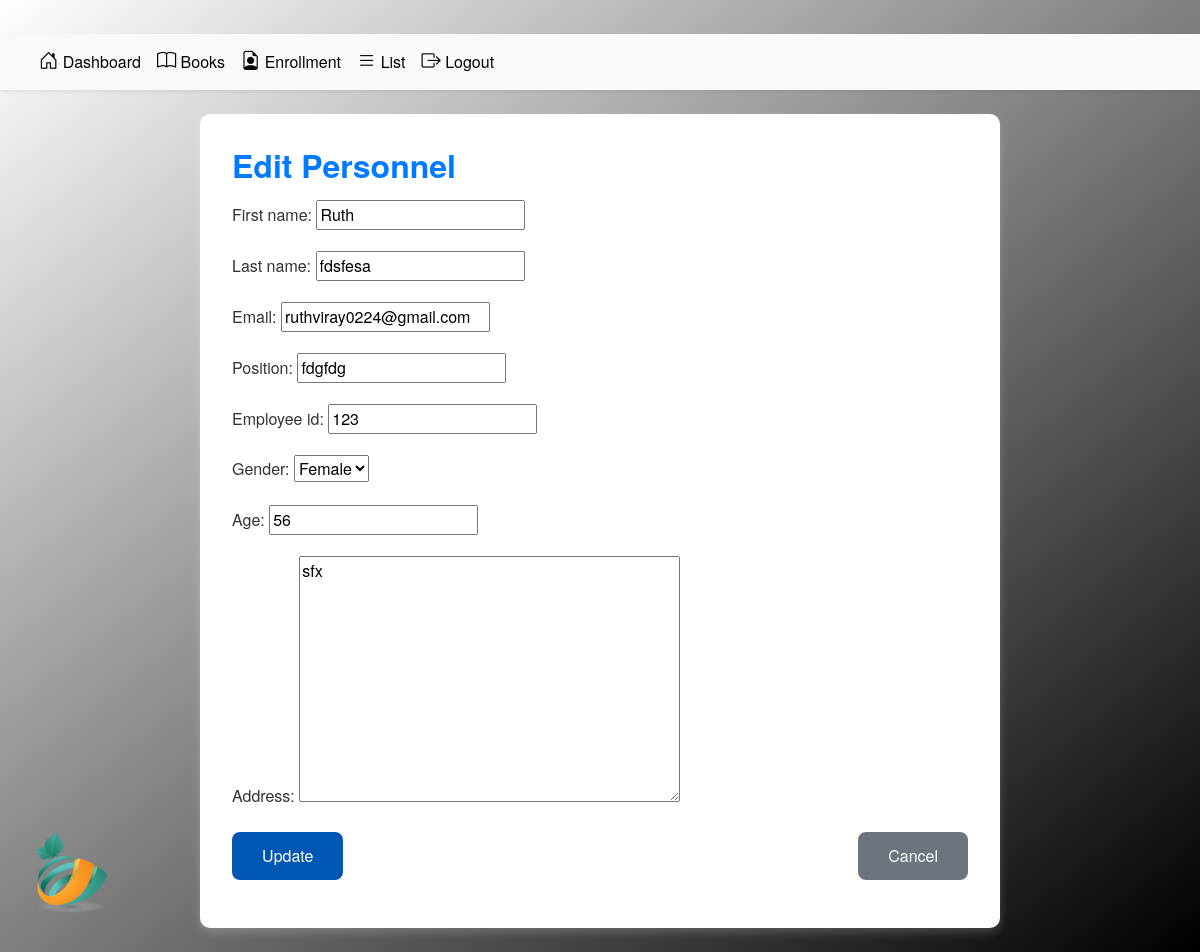
Page /personnel/3/update/ on the committed database.
### app/models.py (models this page shows, shortened)
class Personnel(models.Model):
    first_name = models.CharField(max_length=100)
    last_name = models.CharField(max_length=100)
    email = models.EmailField()
    position = models.CharField(max_length=100)
    employee_id = models.CharField(max_length=100)
    gender = models.CharField(max_length=50)
    age = models.IntegerField()
    address = models.TextField()

### app/views.py (the view)
# urls.py: path('personnel/<int:pk>/update/', views.PersonnelUpdateView.as_view(), name='personnel_update'),
class PersonnelUpdateView(UpdateView):
    model = Personnel
    form_class = PersonnelForm
    template_name = 'app/personnel_update.html'
    success_url = reverse_lazy('personnel')

### app/forms.py
class PersonnelForm(forms.ModelForm):
    class Meta:
        model = Personnel
        fields = ['first_name', 'last_name', 'email', 'position', 'employee_id', 'gender', 'age', 'address']
        widgets = {
            'gender': forms.Select(choices=[('Male', 'Male'), ('Female', 'Female'), ('Other', 'Other')]),
        }

### app/templates/app/personnel_update.html (shortened to what this page needs)
{% load static %}
{% block content %}
<head>
    <link href="https://cdn.jsdelivr.net/npm/bootstrap-icons/font/bootstrap-icons.css" rel="stylesheet">
    <link href="https://stackpath.bootstrapcdn.com/bootstrap/4.5.2/css/bootstrap.min.css" rel="stylesheet">
    <link href="{% static 'css/base.css' %}" rel="stylesheet">
</head>
<div class="text-center my-4">
    <img class="mylogo img-fluid" src="{% static 'images/logo.png' %}" alt="Logo">
</div>
{% include 'app/adminbar.html' %}
<div class="container mb-4">
    <h3 class="section-title text-primary mb-3">
        {% if personnel %} Edit {% else %} Add {% endif %} Personnel
    </h3>
    <form method="POST">
        {{ form.as_p }}
        <div class="d-flex justify-content-between">
            <button type="submit" class="btn btn-primary">
                {% if personnel %} Update {% else %} Create {% endif %}
            </button>
            <a href="{% url 'personnel' %}" class="btn btn-secondary">Cancel</a>
        </div>
    </form>
</div>
{% endblock content %}

### static/css/base.css (style rules this page uses)
.section-title { color: #ffffff; font-weight: bold; font-size: 1.5rem; margin-bottom: 15px; }
.container { background-color: rgb(255, 255, 255); border-radius: 10px; box-shadow: 0 4px 10px rgba(255, 255, 255, 0.2); padding: 20px; margin-top: 20px; }
.btn-primary { background-color: #939393; border: none; box-shadow: 0 4px 6px rgba(255, 255, 255, 0.2); color: white; }
.mylogo { width: 100px; height: auto; position: fixed; bottom: 20px; left: 20px; z-index: 999; }
.btn-primary { background-color: navy; border: none; }
.btn { border-radius: 8px; }
.section-title { font-weight: 600; font-size: 1.5rem; color: navy; }
.btn { border-radius: 8px; font-weight: 500; }

### app/templates/app/personnel_update.html (style rules this page uses)
.mylogo { max-width: 150px; margin-bottom: 1rem; }
.section-title { font-size: 2rem; color: #2a3d66; font-weight: bold; margin-bottom: 2rem; }
.btn { font-size: 1rem; padding: 12px 30px; border-radius: 8px; transition: all 0.3s ease; }
.btn-primary { background-color: #0056b3; border: none; }
.btn-secondary { background-color: #6c757d; border: none; }
.container { padding: 2rem; max-width: 800px; margin: 0 auto; }

### rows in the picture
Personnel: first_name "Ruth", last_name "fdsfesa", email "ruthviray0224@gmail.com", position "fdgfdg", employee_id "123", gender "Female", age "56", address "sfx"
